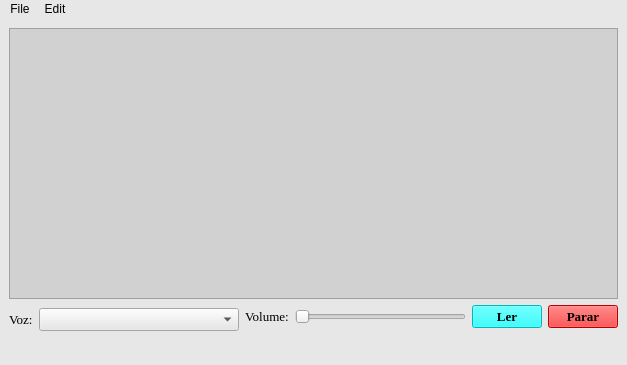
<?xml version="1.0" encoding="UTF-8"?>
<ui version="4.0">
 <class>MainWindow</class>
 <widget class="QMainWindow" name="MainWindow">
  <property name="geometry">
   <rect>
    <x>0</x>
    <y>0</y>
    <width>627</width>
    <height>365</height>
   </rect>
  </property>
  <property name="windowTitle">
   <string>MainWindow</string>
  </property>
  <property name="styleSheet">
   <string notr="true">background-color: rgb(170, 170, 170);
background-color: rgb(231, 231, 231);</string>
  </property>
  <widget class="QWidget" name="centralwidget">
   <layout class="QGridLayout" name="gridLayout">
    <item row="2" column="3">
     <widget class="QSlider" name="horizontalSlider">
      <property name="minimumSize">
       <size>
        <width>70</width>
        <height>0</height>
       </size>
      </property>
      <property name="maximumSize">
       <size>
        <width>250</width>
        <height>250</height>
       </size>
      </property>
      <property name="font">
       <font>
        <weight>75</weight>
        <bold>true</bold>
       </font>
      </property>
      <property name="orientation">
       <enum>Qt::Horizontal</enum>
      </property>
     </widget>
    </item>
    <item row="2" column="4">
     <widget class="QPushButton" name="pushButton">
      <property name="maximumSize">
       <size>
        <width>70</width>
        <height>70</height>
       </size>
      </property>
      <property name="font">
       <font>
        <family>Times New Roman</family>
        <pointsize>10</pointsize>
        <weight>75</weight>
        <bold>true</bold>
       </font>
      </property>
      <property name="styleSheet">
       <string notr="true">background-color: rgb(0, 255, 255);</string>
      </property>
      <property name="text">
       <string>Ler</string>
      </property>
     </widget>
    </item>
    <item row="2" column="5">
     <widget class="QPushButton" name="pushButton_2">
      <property name="maximumSize">
       <size>
        <width>70</width>
        <height>70</height>
       </size>
      </property>
      <property name="font">
       <font>
        <family>Times New Roman</family>
        <pointsize>10</pointsize>
        <weight>75</weight>
        <bold>true</bold>
       </font>
      </property>
      <property name="styleSheet">
       <string notr="true">background-color: rgb(255, 0, 0);</string>
      </property>
      <property name="text">
       <string>Parar</string>
      </property>
     </widget>
    </item>
    <item row="0" column="0" colspan="6">
     <widget class="QTextEdit" name="textEdit">
      <property name="cursor" stdset="0">
       <cursorShape>PointingHandCursor</cursorShape>
      </property>
      <property name="styleSheet">
       <string notr="true">background-color: rgb(255, 0, 0);
background-color: rgb(209, 209, 209);</string>
      </property>
     </widget>
    </item>
    <item row="2" column="1" rowspan="2">
     <widget class="QComboBox" name="comboBox">
      <property name="minimumSize">
       <size>
        <width>200</width>
        <height>0</height>
       </size>
      </property>
      <property name="font">
       <font>
        <family>Times New Roman</family>
        <pointsize>10</pointsize>
        <weight>50</weight>
        <bold>false</bold>
       </font>
      </property>
     </widget>
    </item>
    <item row="2" column="0" rowspan="2">
     <widget class="QLabel" name="label">
      <property name="maximumSize">
       <size>
        <width>30</width>
        <height>30</height>
       </size>
      </property>
      <property name="font">
       <font>
        <family>Times New Roman</family>
        <pointsize>10</pointsize>
       </font>
      </property>
      <property name="text">
       <string>Voz:</string>
      </property>
     </widget>
    </item>
    <item row="2" column="2">
     <widget class="QLabel" name="label_2">
      <property name="maximumSize">
       <size>
        <width>50</width>
        <height>50</height>
       </size>
      </property>
      <property name="font">
       <font>
        <family>Times New Roman</family>
        <pointsize>10</pointsize>
       </font>
      </property>
      <property name="text">
       <string>Volume:</string>
      </property>
     </widget>
    </item>
   </layout>
  </widget>
  <widget class="QMenuBar" name="menubar">
   <property name="geometry">
    <rect>
     <x>0</x>
     <y>0</y>
     <width>627</width>
     <height>21</height>
    </rect>
   </property>
   <widget class="QMenu" name="menuFile">
    <property name="title">
     <string>File</string>
    </property>
    <addaction name="actionOpen"/>
    <addaction name="actionSave"/>
   </widget>
   <widget class="QMenu" name="menuEdit">
    <property name="title">
     <string>Edit</string>
    </property>
    <addaction name="actionUndo"/>
    <addaction name="actionRedo"/>
   </widget>
   <addaction name="menuFile"/>
   <addaction name="menuEdit"/>
  </widget>
  <widget class="QStatusBar" name="statusbar"/>
  <action name="actionOpen">
   <property name="text">
    <string>Open</string>
   </property>
   <property name="shortcut">
    <string>Ctrl+O</string>
   </property>
  </action>
  <action name="actionSave">
   <property name="text">
    <string>Save</string>
   </property>
   <property name="shortcut">
    <string>Ctrl+S</string>
   </property>
  </action>
  <action name="actionUndo">
   <property name="text">
    <string>Undo</string>
   </property>
   <property name="shortcut">
    <string>Ctrl+Z</string>
   </property>
  </action>
  <action name="actionRedo">
   <property name="text">
    <string>Redo</string>
   </property>
   <property name="shortcut">
    <string>Ctrl+Alt+Z</string>
   </property>
  </action>
 </widget>
 <resources/>
 <connections/>
</ui>
